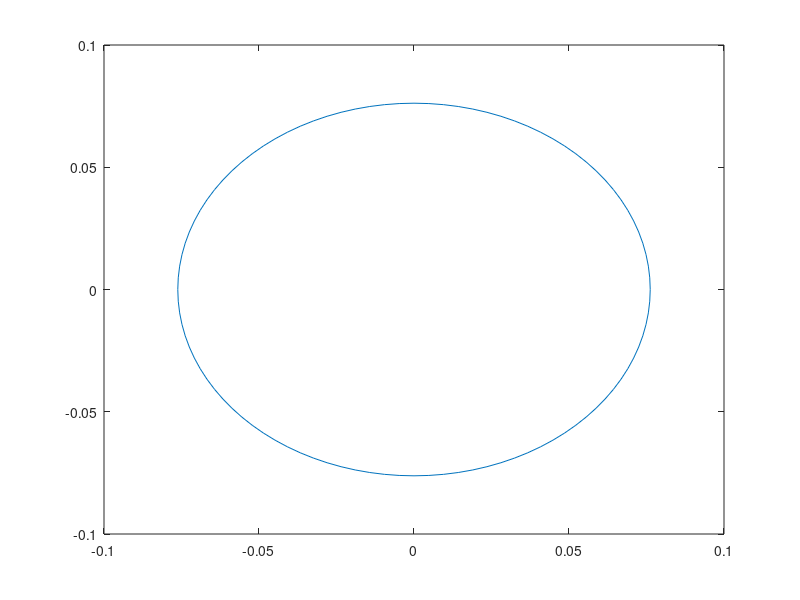

Reproduce this figure in MATLAB. (Note: this script raises an error after producing the figure.)
%
% Copyright 2019 Gianluca Frison, Dimitris Kouzoupis, Robin Verschueren,
% Andrea Zanelli, Niels van Duijkeren, Jonathan Frey, Tommaso Sartor,
% Branimir Novoselnik, Rien Quirynen, Rezart Qelibari, Dang Doan,
% Jonas Koenemann, Yutao Chen, Tobias Schöls, Jonas Schlagenhauf, Moritz Diehl
%
% This file is part of acados.
%
% The 2-Clause BSD License
%
% Redistribution and use in source and binary forms, with or without
% modification, are permitted provided that the following conditions are met:
%
% 1. Redistributions of source code must retain the above copyright notice,
% this list of conditions and the following disclaimer.
%
% 2. Redistributions in binary form must reproduce the above copyright notice,
% this list of conditions and the following disclaimer in the documentation
% and/or other materials provided with the distribution.
%
% THIS SOFTWARE IS PROVIDED BY THE COPYRIGHT HOLDERS AND CONTRIBUTORS "AS IS"
% AND ANY EXPRESS OR IMPLIED WARRANTIES, INCLUDING, BUT NOT LIMITED TO, THE
% IMPLIED WARRANTIES OF MERCHANTABILITY AND FITNESS FOR A PARTICULAR PURPOSE
% ARE DISCLAIMED. IN NO EVENT SHALL THE COPYRIGHT HOLDER OR CONTRIBUTORS BE
% LIABLE FOR ANY DIRECT, INDIRECT, INCIDENTAL, SPECIAL, EXEMPLARY, OR
% CONSEQUENTIAL DAMAGES (INCLUDING, BUT NOT LIMITED TO, PROCUREMENT OF
% SUBSTITUTE GOODS OR SERVICES; LOSS OF USE, DATA, OR PROFITS; OR BUSINESS
% INTERRUPTION) HOWEVER CAUSED AND ON ANY THEORY OF LIABILITY, WHETHER IN
% CONTRACT, STRICT LIABILITY, OR TORT (INCLUDING NEGLIGENCE OR OTHERWISE)
% ARISING IN ANY WAY OUT OF THE USE OF THIS SOFTWARE, EVEN IF ADVISED OF THE
% POSSIBILITY OF SUCH DAMAGE.;
%

% script to visualize the pendulum

pause(0.05)

%drawnow update
drawnow('expose')

figure(1);
set(gcf, 'Color','white');
clf

th = 0:pi/50:2*pi;
xunit = 0.0762 * cos(th) + 0;
yunit = 0.0762 * sin(th) + 0;
plot(xunit, yunit);
hold on
plot([0;0.0762 * cos(x_cur(1)+pi/2)], [0;0.0762 * sin(x_cur(1)+pi/2)], '-ob', 'MarkerSize', 20, 'MarkerFaceColor', 'b', 'linewidth', 0.2);
hold on
hold off

xlim([-0.1 0.1]);
ylim([-0.1 0.1]);
axis equal
